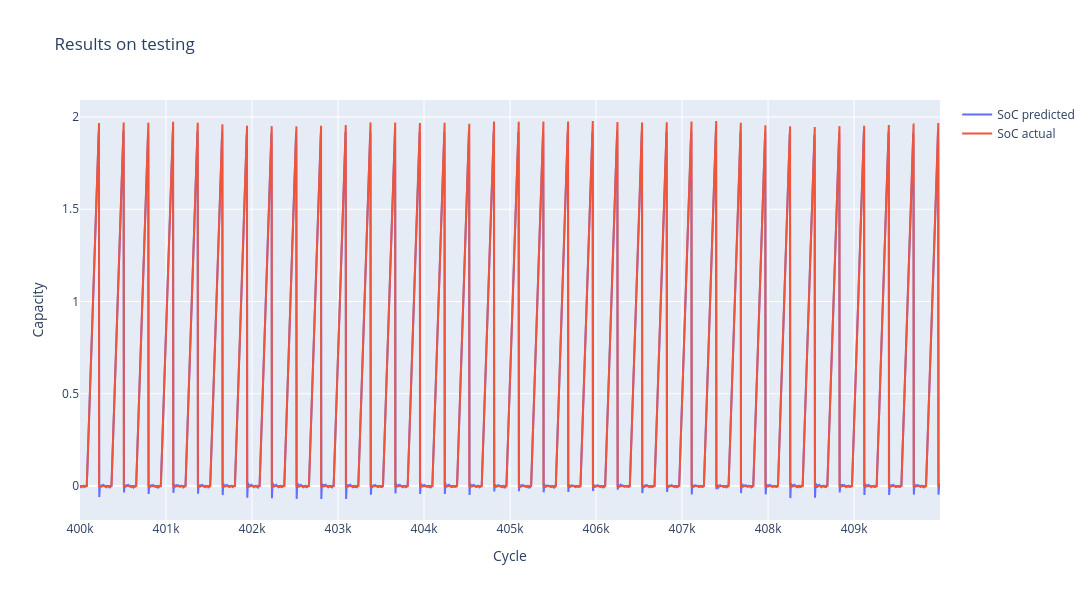

Source (notebook cell):
### Code cell
cycle_num = 40
steps_num = 10000
step_index = np.arange(cycle_num*steps_num, (cycle_num+1)*steps_num)

fig = go.Figure()
fig.add_trace(go.Scatter(x=step_index, y=test_predictions.flatten()[cycle_num*steps_num:(cycle_num+1)*steps_num],
                    mode='lines', name='SoC predicted'))
fig.add_trace(go.Scatter(x=step_index, y=test_y.flatten()[cycle_num*steps_num:(cycle_num+1)*steps_num],
                    mode='lines', name='SoC actual'))
fig.update_layout(title='Results on testing',
                  xaxis_title='Cycle',
                  yaxis_title='Capacity',
                  width=1400,
                  height=600)
fig.show()

### Figure 1 — Plotly figure (JSON) as saved in the notebook; plotly's stock layout.template omitted (floating-point values rounded to 4 significant figures; data arrays with more than 128 entries replaced by an {"elided": "..."} marker saying what was removed)
{"data": [{"mode": "lines", "name": "SoC predicted", "type": "scatter", "x": {"elided": "10000 int values"}, "y": {"elided": "10000 float values"}}, {"mode": "lines", "name": "SoC actual", "type": "scatter", "x": {"elided": "10000 int values"}, "y": {"elided": "10000 float values"}}], "layout": {"height": 600, "title": {"text": "Results on testing"}, "width": 1400, "xaxis": {"title": {"text": "Cycle"}}, "yaxis": {"title": {"text": "Capacity"}}}}
